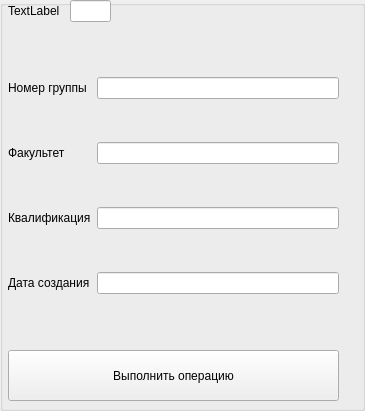
<?xml version="1.0" encoding="UTF-8"?>
<ui version="4.0">
 <class>GroupBox</class>
 <widget class="QGroupBox" name="GroupBox">
  <property name="geometry">
   <rect>
    <x>0</x>
    <y>0</y>
    <width>365</width>
    <height>411</height>
   </rect>
  </property>
  <property name="windowTitle">
   <string>GroupBox</string>
  </property>
  <widget class="QPushButton" name="pushButton">
   <property name="geometry">
    <rect>
     <x>8</x>
     <y>350</y>
     <width>331</width>
     <height>51</height>
    </rect>
   </property>
   <property name="text">
    <string>Выполнить операцию</string>
   </property>
  </widget>
  <widget class="QWidget" name="gridLayoutWidget">
   <property name="geometry">
    <rect>
     <x>8</x>
     <y>40</y>
     <width>331</width>
     <height>291</height>
    </rect>
   </property>
   <layout class="QGridLayout" name="gridLayout">
    <item row="2" column="1">
     <widget class="QLineEdit" name="lineEdit_3"/>
    </item>
    <item row="3" column="1">
     <widget class="QLineEdit" name="lineEdit_4"/>
    </item>
    <item row="0" column="1">
     <widget class="QLineEdit" name="lineEdit"/>
    </item>
    <item row="1" column="1">
     <widget class="QLineEdit" name="lineEdit_2"/>
    </item>
    <item row="2" column="0">
     <widget class="QLabel" name="label_4">
      <property name="text">
       <string>Квалификация</string>
      </property>
     </widget>
    </item>
    <item row="0" column="0">
     <widget class="QLabel" name="label">
      <property name="text">
       <string>Номер группы</string>
      </property>
     </widget>
    </item>
    <item row="1" column="0">
     <widget class="QLabel" name="label_3">
      <property name="text">
       <string>Факультет</string>
      </property>
     </widget>
    </item>
    <item row="3" column="0">
     <widget class="QLabel" name="label_5">
      <property name="text">
       <string>Дата создания</string>
      </property>
     </widget>
    </item>
   </layout>
  </widget>
  <widget class="QLabel" name="label_7">
   <property name="geometry">
    <rect>
     <x>8</x>
     <y>0</y>
     <width>55</width>
     <height>22</height>
    </rect>
   </property>
   <property name="text">
    <string>TextLabel</string>
   </property>
  </widget>
  <widget class="QLineEdit" name="lineEdit_6">
   <property name="geometry">
    <rect>
     <x>70</x>
     <y>0</y>
     <width>41</width>
     <height>22</height>
    </rect>
   </property>
  </widget>
 </widget>
 <resources/>
 <connections/>
</ui>
